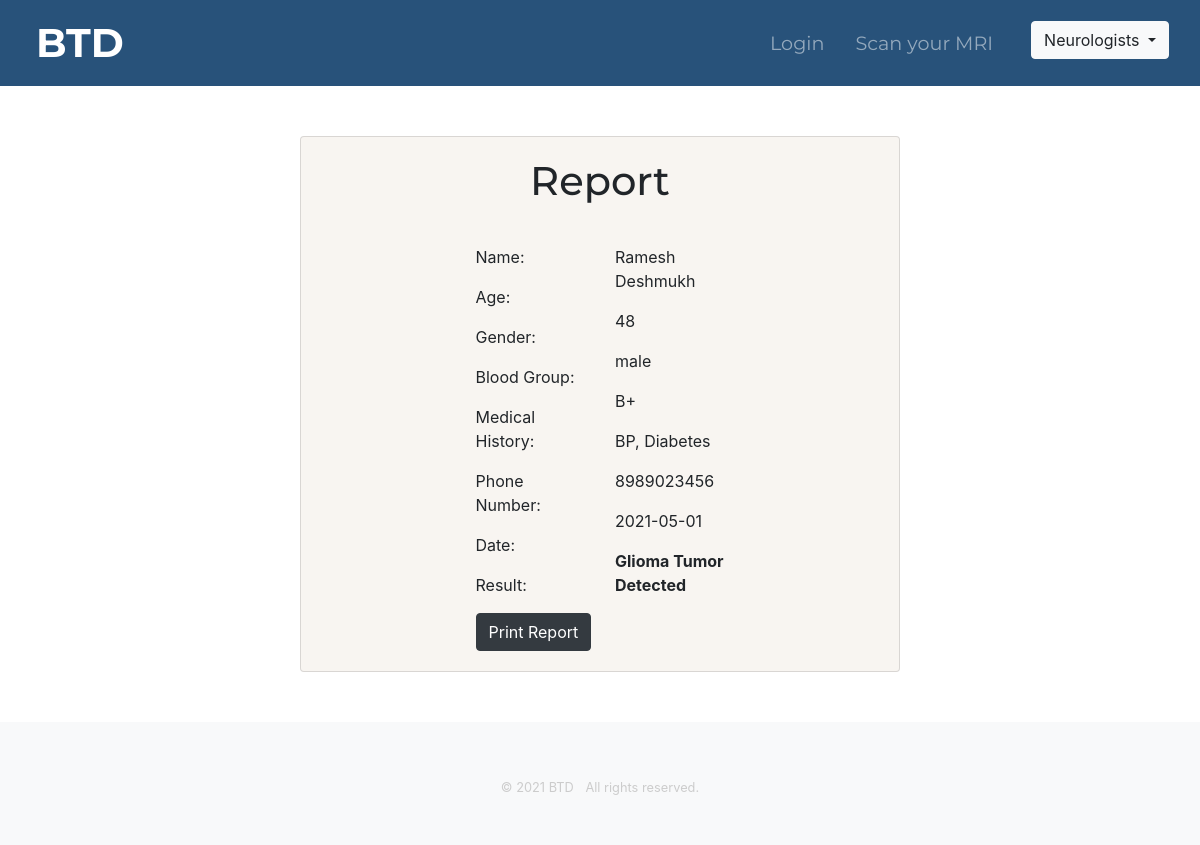
The page /displayData on the database its author committed.
### tables this page shows
CREATE TABLE pInfo
(
id INTEGER PRIMARY KEY AUTOINCREMENT,
pname TEXT, page TEXT, pgender, pbgrp TEXT, pmedhist TEXT, pphone TEXT, pdate TEXT, presult TEXT
);

### app.py (the view)
@ app.route("/displayData", methods=["GET", "POST"])
def displayData():
    if request.method == "GET":
        user_data = query_data()
        print(user_data)
        return render_template('display.html', user_data=user_data, ses=ses)

### app.py (called while the page is built)
def query_data():
    conn = sqlite3.connect(db_local)
    c = conn.cursor()
    c.execute("""
       SELECT *
    FROM    pInfo
    WHERE   id = (SELECT MAX(id)  FROM pInfo);

    """)
    user_data = c.fetchall()
    return user_data

### templates/display.html (shortened to what this page needs)
<!DOCTYPE html>
<html lang="en" dir="ltr">
<head>
  <link rel="stylesheet" href="https://maxcdn.bootstrapcdn.com/bootstrap/4.0.0/css/bootstrap.min.css"
>
  <link rel="stylesheet" href="/static/css/navbar.css">
</head>
<body>
  <div>
    <nav class="navbar navbar-expand-lg navbar-dark">
      <a class="navbar-brand" href="">BTD</a>
      <div class="collapse navbar-collapse" id="navbarSupportedContent">
        <ul class="navbar-nav ml-auto">
          <li>
            {% if ses == True %}
            <a class="nav-link" href="{{url_for('logout')}}">Logout</a>
            {% else %}
            <a class="nav-link" href="{{url_for('login')}}">Login</a>
            {% endif %}
          </li>
          <li class="nav-item">
            <a class="nav-link" href="http://127.0.0.1:5000/mainPage">Scan your MRI</a>
          </li>
          <li class="nav-item">
            <div class="btn-group">
              <button type="button" class="btn btn-light dropdown-toggle" data-toggle="dropdown" aria-haspopup="true"
                aria-expanded="false">
                Neurologists
              </button>
            </div>
          </li>
        </ul>
      </div>
  </div>
  <div class="card">
    <div class="card-body">
      <h1 style="text-align: center; padding-bottom: 2rem;">Report</h1>
      <div class="report-text container">
        <div class="row">
          <div class="col">
            <p>Name:</p>
            <p>Age:</p>
            <p>Gender:</p>
            <p>Blood Group:</p>
            <p>Medical History:</p>
            <p>Phone Number:</p>
            <p>Date:</p>
            <p>Result:</p>
          </div>
          <div class="col">
            {% for user in user_data %}
            <p>{{user[1]}}</p>
            <p>{{user[2]}}</p>
            <p>{{user[3]}}</p>
            <p>{{user[4]}}</p>
            <p>{{user[5]}}</p>
            <p>{{user[6]}}</p>
            <p>{{user[7]}}</p>
            <p><b>{{user[8]}}</b></p>
            {% endfor %}
          </div>
        </div>
        <button class="btn-print btn btn-dark">Print Report</button>
      </div>
    </div>
  </div>
  <footer class="small bg-light ftr">
    <div class="ftr container py-3 py-sm-5 text-center">
      <ul class="list-inline mt-2 mb-0 text-center">
        <li class="list-inline-item">&copy 2021 BTD</li>
        <li class="list-inline-item">All rights reserved.</li>
      </ul>
    </div>
  </footer>
</body>
</html>

### static/css/navbar.css (style rules this page uses)
.navbar { background-image: linear-gradient(180deg, #28527a,#28527a); margin-left: 0; margin-right: 0; }
.navbar-brand { font-family: 'Montserrat', sans-serif; font-size: 2.5rem; font-weight: bold; padding-left: 20px; }
.nav-item { padding: 0 15px; }
.nav-link { font-family: "Montserrat"; font-size: 1.2rem; color: #fff; }
a { color: #29a19c; }

### templates/display.html (style rules this page uses)
.card { margin: 50px auto; max-width: 50%; background-color: #f8f5f1; }
.report-text { max-width: 50%; }
.ftr { color: #cccccc; }
h1, h2, h3, h4, h5, h6 { font-family: "Montserrat"; }

### rows shown on the page
pInfo: pname "Ramesh Deshmukh", page "48", pgender "male", pbgrp "B+", pmedhist "BP, Diabetes", pphone "8989023456", pdate "2021-05-01", presult "Glioma Tumor Detected"
